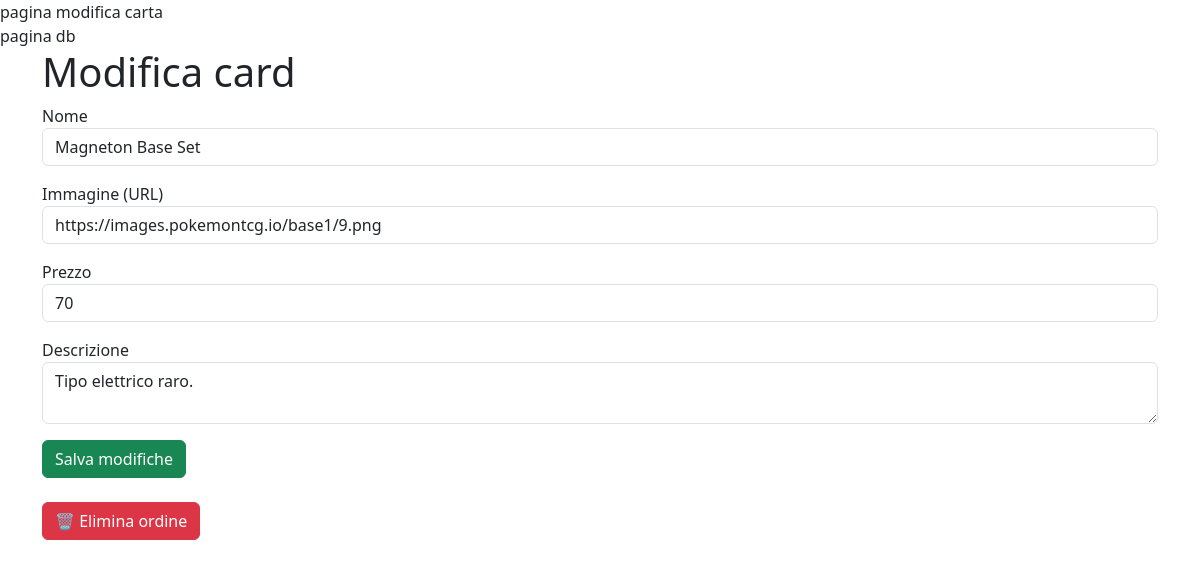
Screenshot of /app/src/card_edit.php?id=2 with the database file from the repository.
### tables this page shows
CREATE TABLE cards (
    id INT AUTO_INCREMENT PRIMARY KEY,
    card_nome VARCHAR(50) NOT NULL,
    card_image VARCHAR(200) ,
    price INT,
    descrizione VARCHAR(200)
  
);

### app/src/card_edit.php (the view, shortened to what this page needs)
<?php
require 'connessione.php';
$id = $_GET['id'] ?? null;
$stmt = $pdo->prepare("SELECT * FROM cards WHERE id = :id");
$stmt->execute([':id' => $id]);
$card = $stmt->fetch();
?>
<!doctype html>
<html>
<head>
    <link href="https://cdn.jsdelivr.net/npm/bootstrap@5.3.3/dist/css/bootstrap.min.css" rel="stylesheet">
</head>
<body>
<div class="container">
    <h1>Modifica card</h1>
    <form method="POST">
        <div class="mb-3">
            <label>Nome</label>
            <input type="text" name="card_nome" class="form-control"
                   value="<?= htmlspecialchars($card['card_nome']) ?>">
        </div>
        <div class="mb-3">
            <label>Immagine (URL)</label>
            <input type="text" name="card_image" class="form-control"
                   value="<?= htmlspecialchars($card['card_image']) ?>">
        </div>
        <div class="mb-3">
            <label>Prezzo</label>
            <input type="number" name="price" class="form-control"
                   value="<?= htmlspecialchars($card['price']) ?>">
        </div>
        <div class="mb-3">
            <label>Descrizione</label>
            <textarea name="descrizione" class="form-control"><?= htmlspecialchars($card['descrizione']) ?></textarea>
        </div>
        <button type="submit" class="btn btn-success">Salva modifiche</button>
        <div class="d-flex justify-content-between mt-4">
    <a href="?id=<?= $card['id'] ?>&delete=<?= $card['id'] ?>"
   class="btn btn-danger"
   onclick="return confirm('Sei sicuro di eliminare questo ordine?')">
   🗑 Elimina ordine
</a>
</div>
    </form>
</div>
</body>
</html>

### rows the page displays
cards: card_nome "Magneton Base Set", card_image "https://images.pokemontcg.io/base1/9.png", price "70", descrizione "Tipo elettrico raro."
